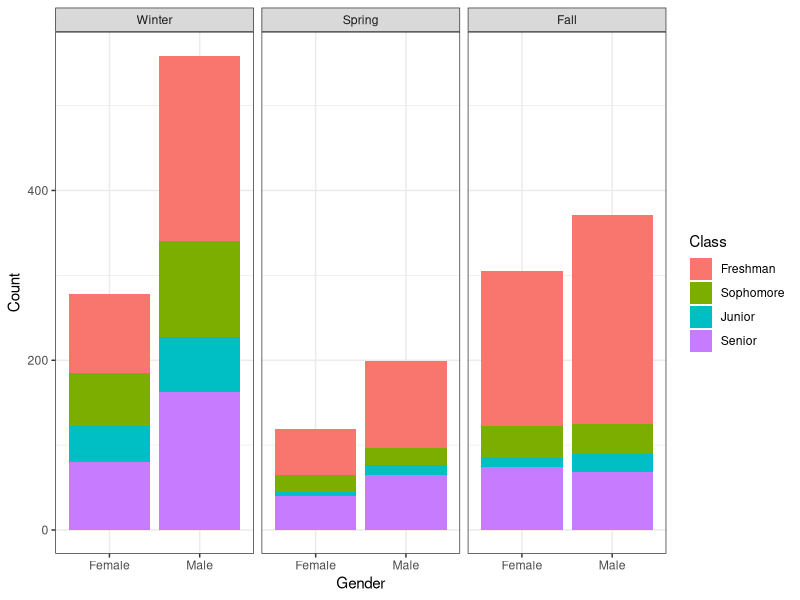
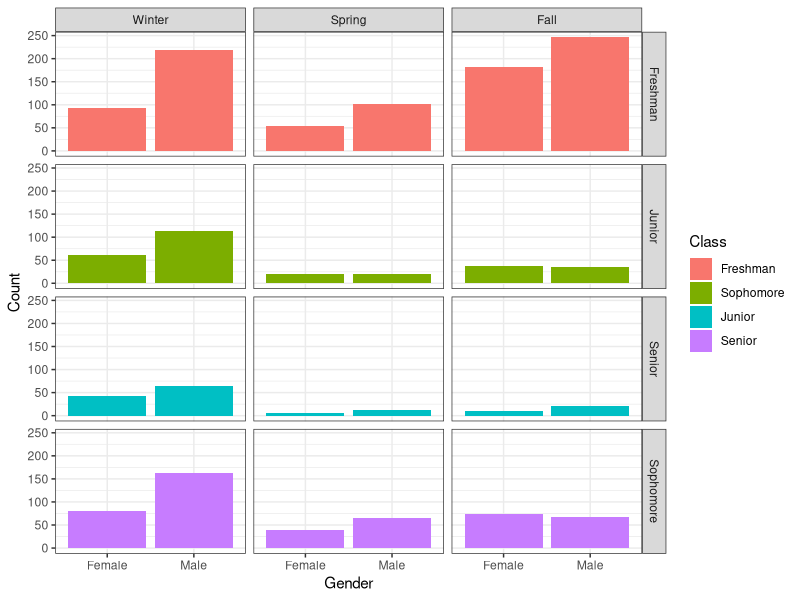
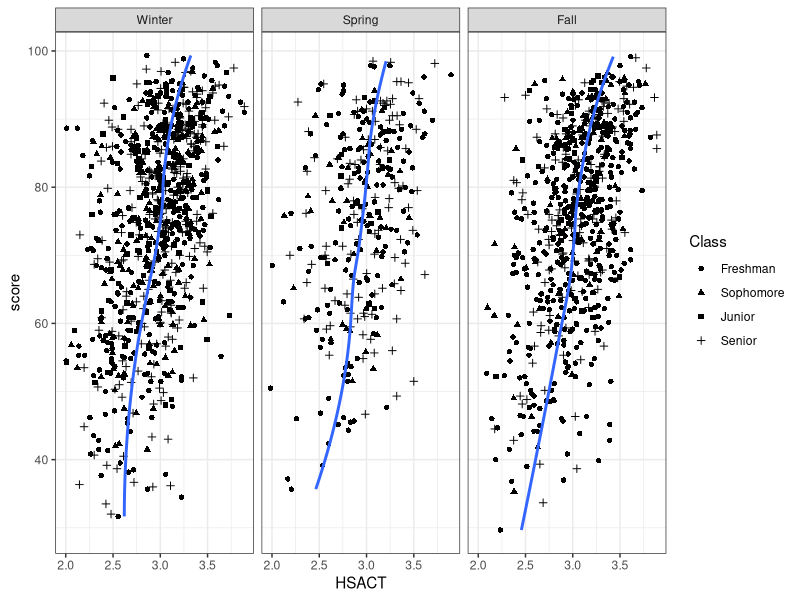
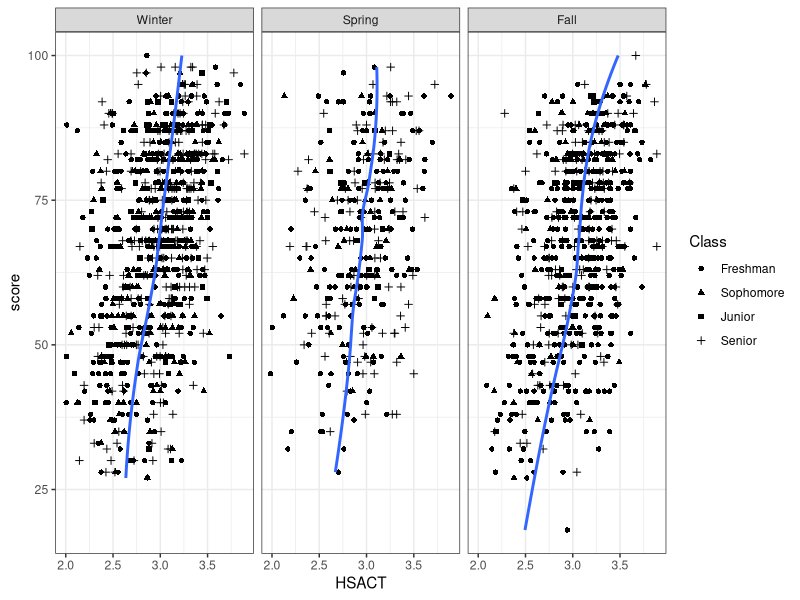
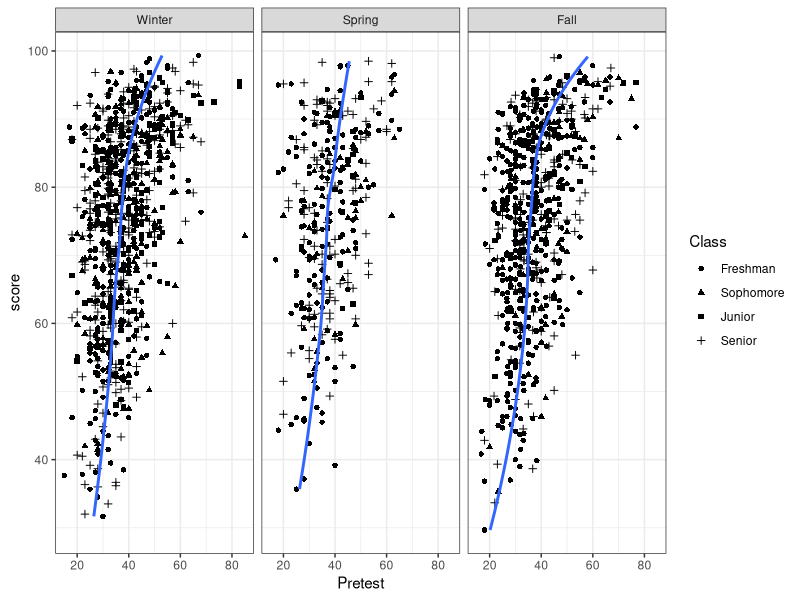
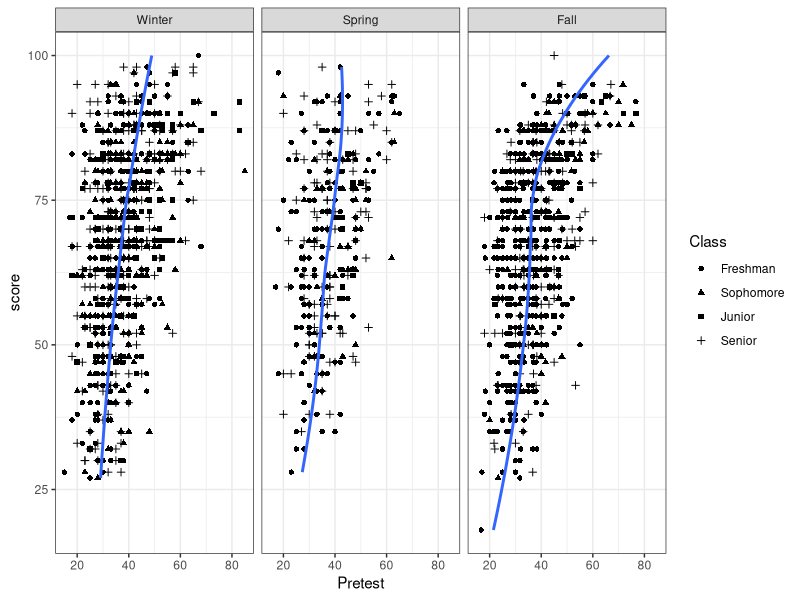
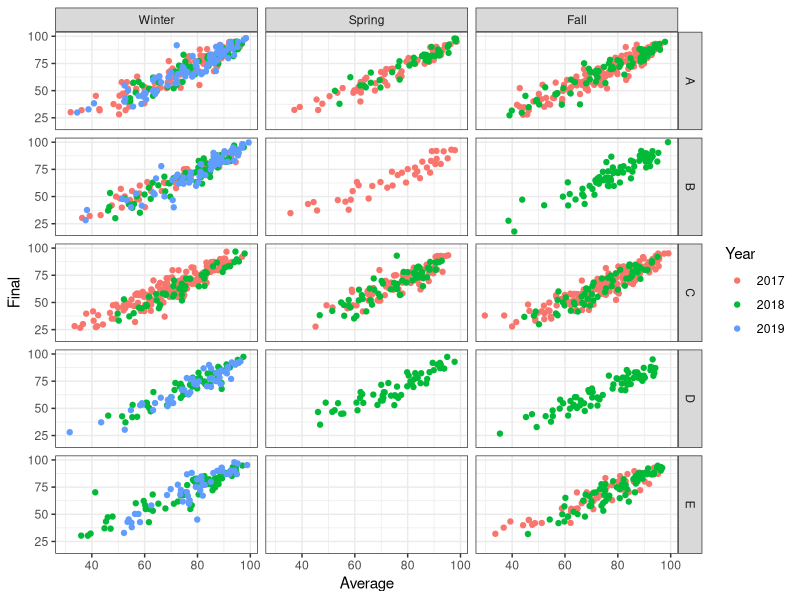
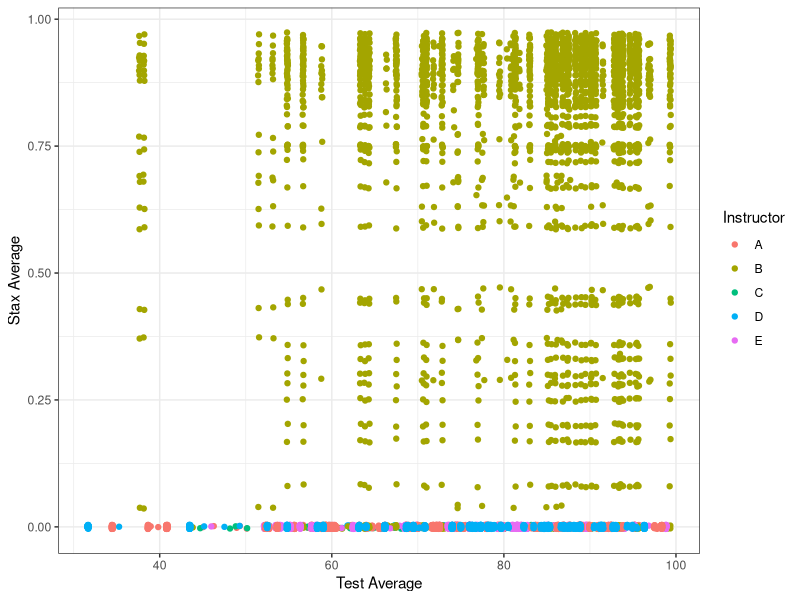

These figures' R source, in order:
## ---- chunk 1
knitr::opts_chunk$set(echo = TRUE, message = FALSE, warning = FALSE)
## ---- chunk 2
# Use this R-Chunk to load all your libraries!
library(tidyverse)
## ---- chunk 3
# Wrangling for the 1st dataset
exams <- read_csv("180_exams.csv") 

exams <- exams %>% 
  mutate(HS = `HS GPA`) %>% 
  mutate(ACT = `ACT conversion`) %>% 
  select(- `ACT conversion`, - `HS GPA`) %>% 
  mutate(Exam1 = `Exam 1`) %>% 
  mutate(Exam2 = `Exam 2`) %>% 
  mutate(Exam3 = `Exam 3`) %>% 
  mutate(Exam4 = `Exam 4`) %>% 
  mutate(Exam5 = `Exam 5`) %>% 
  select(- `Exam 5`, - `Exam 4`, - `Exam 3`, - `Exam 2`, -`Exam 1`) %>% 
  mutate(Average = (Exam1 + Exam2 + Exam3 + Exam4 + Exam5 + Final)/6) %>% 
  mutate(HSACT = ((ACT/9) + HS)/2) %>% 
  select(- ACT, - HS) %>% 
  filter(!Gender %in% c("#N/A", "0")) %>% 
  filter(!Class %in% c("#N/A", "0", "Non-Matriculating","NonMatriculating")) %>% 
  mutate(Semester = factor(Semester, c("Winter", "Spring", "Fall"))) 

exams$Exam1[is.na(exams$Exam1)] <- 0  # Replace NAs with 0
exams$Exam2[is.na(exams$Exam2)] <- 0
exams$Exam3[is.na(exams$Exam3)] <- 0
exams$Exam4[is.na(exams$Exam4)] <- 0
exams$Exam5[is.na(exams$Exam5)] <- 0
exams$Final[is.na(exams$Final)] <- 0

exams <- exams %>% drop_na()

write.csv(exams,'exams_180.csv')
## ---- chunk 4
stax_fun <- function(dat){
 df <- dat %>% 
  mutate(courseavg = `Course Average*`) %>% 
  mutate(readingscore = `Reading Score`) %>% 
  mutate(reading = `Reading Progress`) %>% 
  select(- `Course Average*`, - `Reading Score`, - `Reading Progress`) %>% 
  filter(!Gender %in% c("#N/A", "0")) %>% 
  filter(!Class %in% c("#N/A", "0", "Non-Matriculating","NonMatriculating")) %>% 
  mutate(Semester = factor(Semester, c("Winter", "Spring", "Fall"))) 
 
 df
}
## ---- chunk 5
staxF18 <- stax_fun(read_csv("Stax_F18.csv"))
## ---- chunk 6
staxW19 <- stax_fun(read_csv("Stax_W19.csv"))
## ---- chunk 7
stax <- left_join(exams, staxF18) # Join the different data sets
stax <- left_join(exams, staxW19)

stax$courseavg[is.na(stax$courseavg)] <- 0  # Replace NAs with 0
stax$readingscore[is.na(stax$readingscore)] <- 0
stax$reading[is.na(stax$reading)] <- 0

stax <- stax %>% 
  mutate(yrsem = paste(Year, Semester, sep = "_")) %>%   
  filter(yrsem %in% c("2019_Winter", "2018_Fall")) %>% 
  drop_na() %>% 
  select(Year, Semester, Instructor, Gender, Class, Average, courseavg)

write.csv(stax,'stax_180.csv')
## ---- chunk 8
exams %>% select(Year, Semester, Class, Gender) %>% 
ggplot(aes(x = Gender, fill = Class)) + 
  geom_bar() + 
  facet_grid(~ Semester) +
  scale_fill_discrete(labels = c("Freshman", "Sophomore", "Junior", "Senior")) + 
  labs(y = "Count") + 
  theme_bw()
## ---- chunk 9
exams %>% select(Year, Semester, Class, Gender) %>% 
ggplot(aes(x = Gender, fill = Class)) + 
  geom_bar() + 
  facet_grid(Class ~ Semester) +
  scale_fill_discrete(labels = c("Freshman", "Sophomore", "Junior", "Senior")) + 
  labs(y = "Count") + 
  theme_bw()
## ---- chunk 10
test <- exams %>% select(Year, Semester, Average, HSACT, Class, Final)

question2_plot <- function(dat, score){
  ggplot(data = dat, aes(x = score, y = HSACT)) + 
    geom_point(aes(shape = Class)) +
    geom_smooth(se = FALSE) + 
    facet_grid(~ Semester) +
    scale_shape_discrete(labels = c("Freshman", "Sophomore", "Junior", "Senior")) + 
    coord_flip() +
    theme_bw()
}
## ---- chunk 11
question2_plot(test, test$Average)
## ---- chunk 12
question2_plot(test, test$Final)
## ---- chunk 13
prefinal <- exams %>% select(Year, Semester, Average, Instructor, Class, Final, Pretest)

question3_plot <- function(dat, score){
  ggplot(data = dat, aes(x = score, y = Pretest)) +
    geom_point(aes(shape = Class)) + 
    geom_smooth(se = FALSE) + 
    facet_grid(~ Semester) +
    scale_shape_discrete(labels = c("Freshman", "Sophomore", "Junior", "Senior")) + 
    coord_flip() +
    theme_bw()
}
## ---- chunk 14
question3_plot(prefinal, prefinal$Average)
## ---- chunk 15
question3_plot(prefinal, prefinal$Final)
## ---- chunk 16
exams %>% select(Year, Semester, Average, Instructor, Class, Final) %>% 
ggplot(aes(x = Final, y = Average)) + 
  geom_jitter(aes(color = as.factor(Year))) +
  facet_grid(Instructor ~ Semester) +
  coord_flip() + 
  labs(color = "Year") + 
  theme_bw()
## ---- chunk 17
stax %>% 
ggplot(aes(x = Average, y = courseavg, color = Instructor)) +
  geom_jitter() +
  labs(x = "Test Average", y = "Stax Average") + 
  theme_bw()
## ---- chunk 18
stax %>% filter(Instructor == "B") %>% 
ggplot(aes(x = Average, y = courseavg)) +
  geom_hex() +
  labs(x = "Test Average", y = "Stax Average") + 
  theme_bw()
